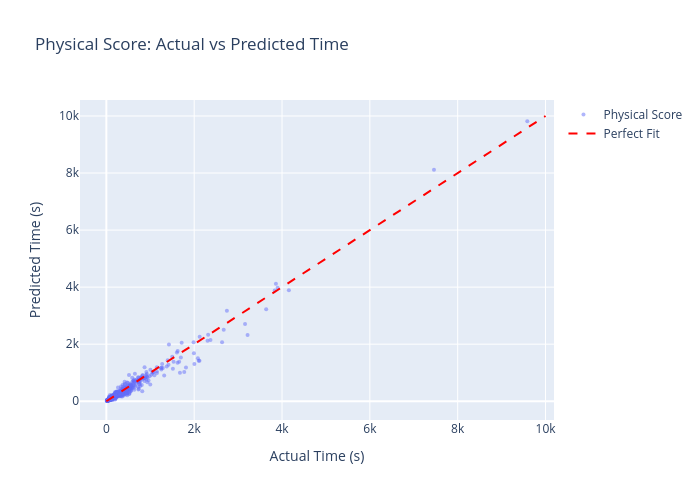

The notebook cell saved with this chart:
### Code cell
X_physics = X_train_ride[feature_physics_score]
y_true = y_train_ride
y_pred = X_physics.values.flatten()
residuals = y_true - y_pred

# 3. Création du graphique unique
fig = go.Figure()

# Nuage de points : Réel vs Prédit
fig.add_trace(
    go.Scatter(
        x=y_true,
        y=y_pred,
        mode='markers',
        marker=dict(size=4, opacity=0.5),
        name="Physical Score",
        customdata=Train_T1_MC_ride['segment_id'],
        hovertemplate='Actual: %{x:.0f}s<br>Predicted: %{y:.0f}s<br>Segment: %{customdata}<extra></extra>'
    )
)

# Ligne de référence y=x (Prédiction parfaite)
min_val = 0
max_val = 10000

fig.add_trace(
    go.Scatter(
        x=[min_val, max_val],
        y=[min_val, max_val],
        mode='lines',
        line=dict(color='red', dash='dash', width=2),
        name="Perfect Fit",
        hoverinfo='skip'
    )
)

# Mise en page
fig.update_layout(
    height=500,
    width=700,
    title_text="Physical Score: Actual vs Predicted Time",
    xaxis_title="Actual Time (s)",
    yaxis_title="Predicted Time (s)",
    showlegend=True
)

fig.show()

### Figure 1 — Plotly figure (JSON) as saved in the notebook; plotly's stock layout.template omitted (floating-point values rounded to 4 significant figures; data arrays with more than 128 entries replaced by an {"elided": "..."} marker saying what was removed)
{"data": [{"customdata": {"elided": "757 int values"}, "hovertemplate": "Actual: %{x:.0f}s<br>Predicted: %{y:.0f}s<br>Segment: %{customdata}<extra></extra>", "marker": {"opacity": 0.5, "size": 4}, "mode": "markers", "name": "Physical Score", "type": "scatter", "x": {"elided": "757 int values"}, "y": {"elided": "757 float values"}}, {"hoverinfo": "skip", "line": {"color": "red", "dash": "dash", "width": 2}, "mode": "lines", "name": "Perfect Fit", "type": "scatter", "x": [0, 10000], "y": [0, 10000]}], "layout": {"height": 500, "showlegend": true, "title": {"text": "Physical Score: Actual vs Predicted Time"}, "width": 700, "xaxis": {"title": {"text": "Actual Time (s)"}}, "yaxis": {"title": {"text": "Predicted Time (s)"}}}}
